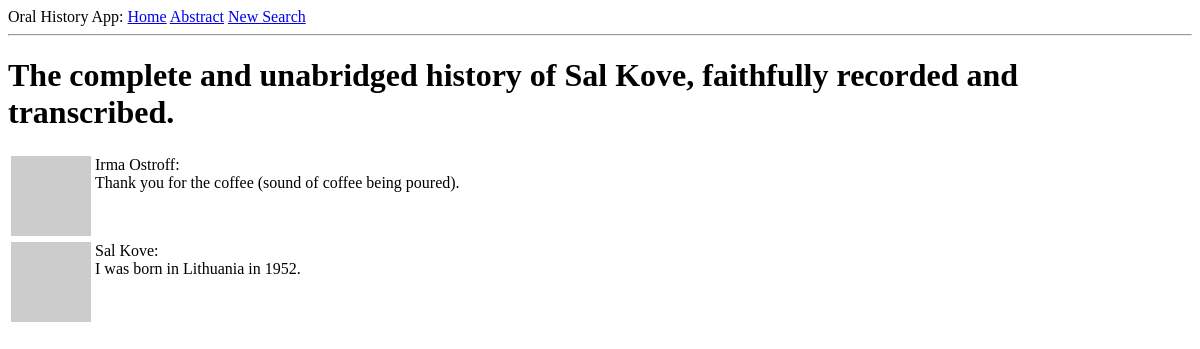
Page /explore (signed in) on the earlier database version.
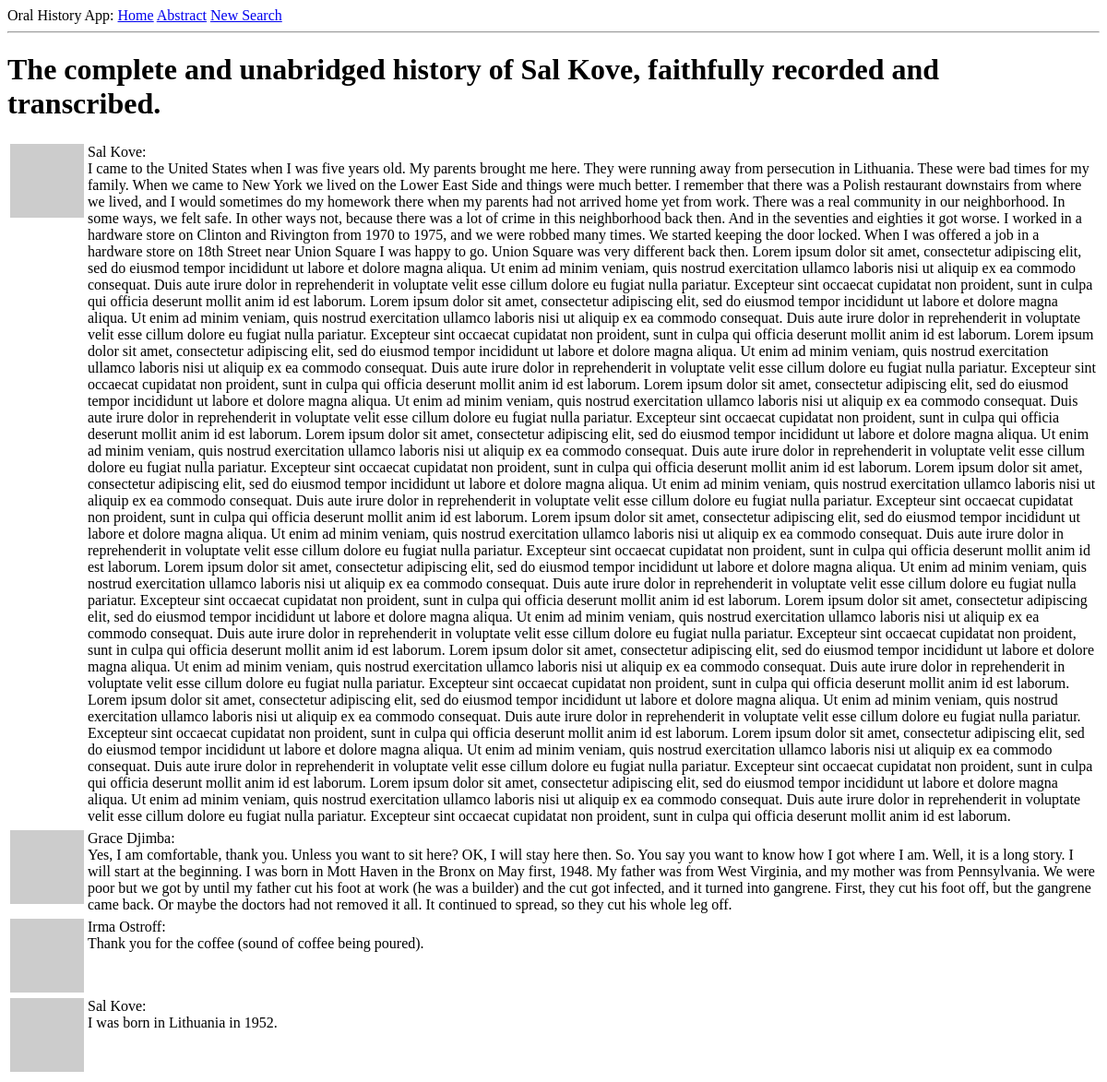
Same page on the later database version.
### app/models.py (models this page shows, shortened)
class User(UserMixin, db.Model):
    id = db.Column(db.Integer, primary_key=True)
    username = db.Column(db.String(64), index=True, unique=True)
    email = db.Column(db.String(120), index=True, unique=True)
    password_hash = db.Column(db.String(128))
    posts = db.relationship('Post', backref='author', lazy='dynamic')
    about_me = db.Column(db.String(340))
    last_seen = db.Column(db.DateTime, default=datetime.utcnow)
    followed = db.relationship(
        'User', secondary=followers,
        primaryjoin=(followers.c.follower_id == id),
        secondaryjoin=(followers.c.followed_id == id),
        backref=db.backref('followers', lazy='dynamic'), lazy='dynamic')
    def avatar(self, size):
        digest = md5(self.email.lower().encode('utf-8')).hexdigest()
        return 'https://www.gravatar.com/avatar/{}?d=identicon&s={}'.format(
            digest, size)

class Post(db.Model):
    id = db.Column(db.Integer, primary_key=True)
    body = db.Column(db.String(10000))
    timestamp = db.Column(db.DateTime, index=True, default=datetime.utcnow)
    user_id = db.Column(db.Integer, db.ForeignKey('user.id'))

### app/routes.py (the view)
@app.route('/explore')
@login_required
def explore():
    page = request.args.get('page', 1, type=int)
    posts = Post.query.order_by(Post.timestamp.desc()).paginate(
        page, app.config['POSTS_PER_PAGE'], False)
    next_url = url_for('explore', page=posts.next_num) \
        if posts.has_next else None
    prev_url = url_for('explore', page=posts.prev_num) \
        if posts.has_prev else None
    return render_template('index.html', title='Explore', posts=posts.items,
                           next_url=next_url, prev_url=prev_url)

### app/models.py (called while the page is built)
@login.user_loader
def load_user(id):
    return User.query.get(int(id))

### app/routes.py (called while the page is built)
@app.before_request
def before_request():
    if current_user.is_authenticated:
        current_user.last_seen = datetime.utcnow()
        db.session.commit()

### app/templates/index.html (shortened to what this page needs)
{% extends "base.html" %}
{% block content %}
    <h1>The complete and unabridged history of {{ current_user.username }}, faithfully recorded and transcribed.</h1>
    {% for post in posts %}
        {% include '_post.html' %}
    {% endfor %}
{% endblock %}

### app/templates/base.html (shortened to what this page needs)
<html>
    <head>
    </head>
    <body>
        <div>
            Oral History App:
            <a href="{{ url_for('index') }}">Home</a>
            {% if current_user.is_anonymous %}
            <a href="{{ url_for('login') }}">Find</a>
            {% else %}
            <a href="{{ url_for('user', username=current_user.username) }}">Abstract</a>
            <a href="{{ url_for('logout') }}">New Search</a>
            {% endif %}
        </div>
        <hr>
        {% block content %}{% endblock %}
    </body>
</html>

### app/templates/_post.html
<table>
    <tr valign="top">
        <td><img src="{{ post.author.avatar(36) }}"></td>
        <td>{{ post.author.username }}:<br>{{ post.body }}</td>
    </tr>
</table>

Differences in the rows shown:
added Post: author.username "Sal Kove", body "I came to the United States when I was five years old. My parents brought me here. They were running away from persecution in Lithuania. These were bad times for my family. When we came to New York we lived on the Lower East Side and things were much better. I remember that there was a Polish restaurant downstairs from where we lived, and I would sometimes do my homework there when my parents had not arrived home yet from work. There was a real community in our neighborhood. In some ways, we felt safe. In other ways not, because there was a lot of crime in this neighborhood back then. And in the seventies and eighties it got worse. I worked in a hardware store on Clinton and Rivington from…"
added Post: author.username "Grace Djimba", body "Yes, I am comfortable, thank you. Unless you want to sit here? OK, I will stay here then. So. You say you want to know how I got where I am. Well, it is a long story. I will start at the beginning. I was born in Mott Haven in the Bronx on May first, 1948. My father was from West Virginia, and my mother was from Pennsylvania. We were poor but we got by until my father cut his foot at work (he was a builder) and the cut got infected, and it turned into gangrene. First, they cut his foot off, but the gangrene came back. Or maybe the doctors had not removed it all. It continued to spread, so they cut his whole leg off."
